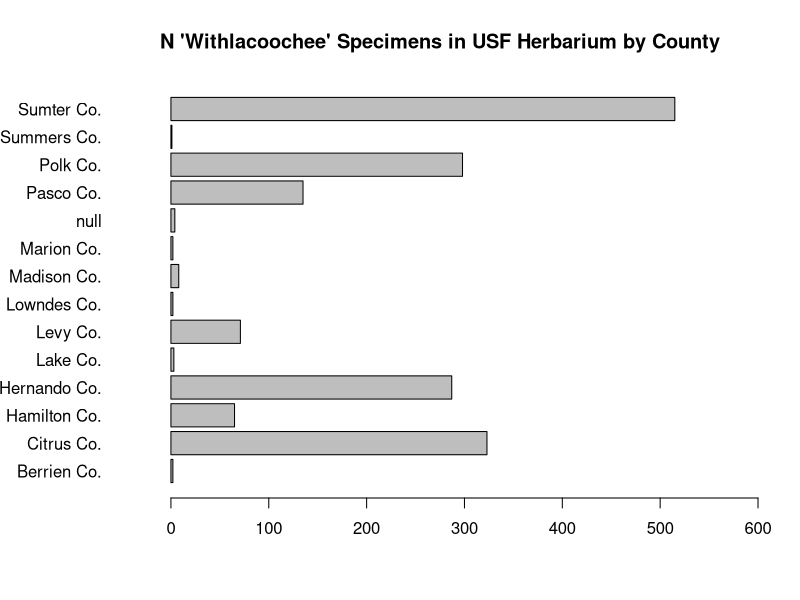
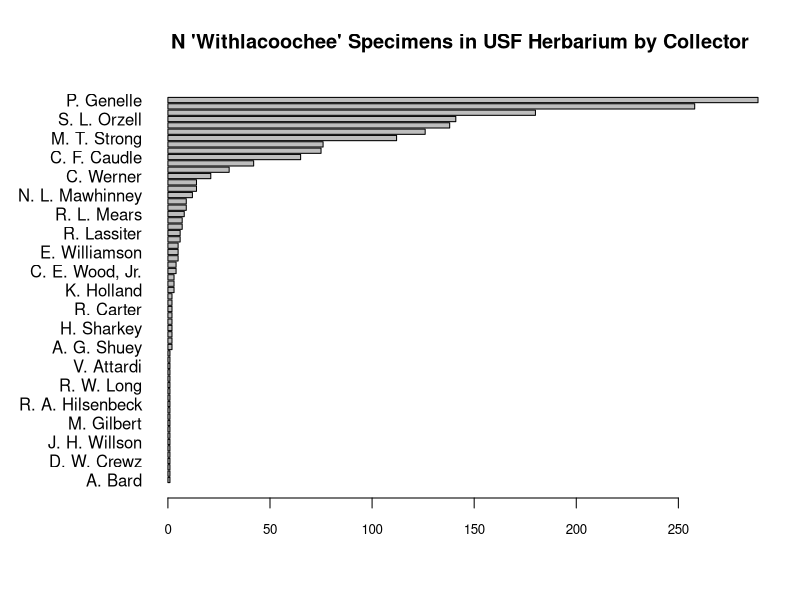
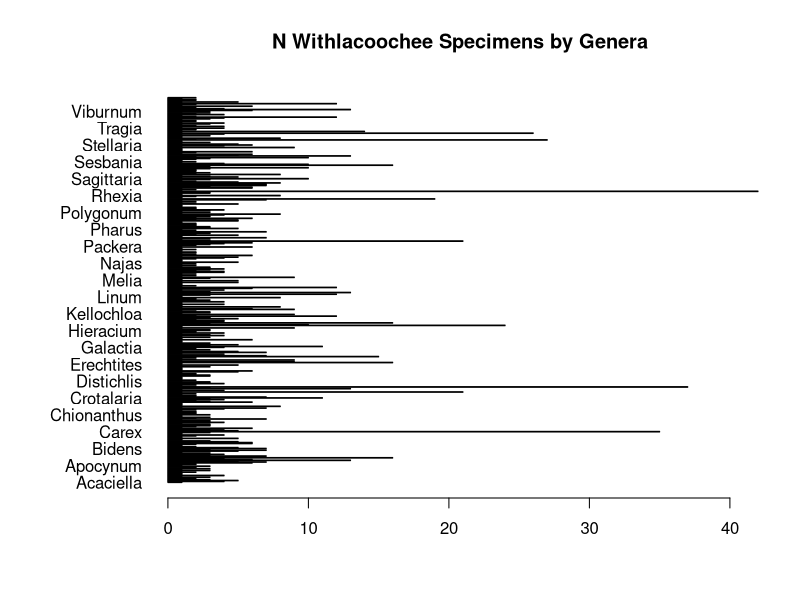
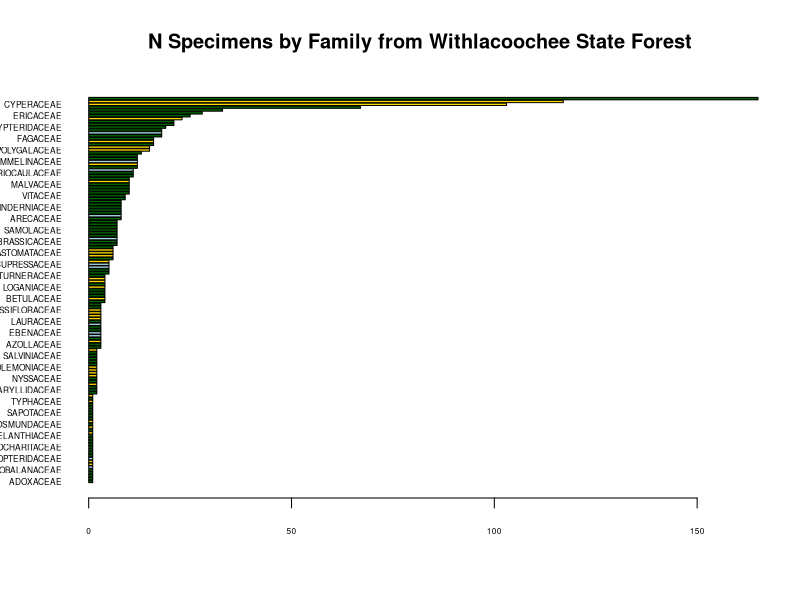
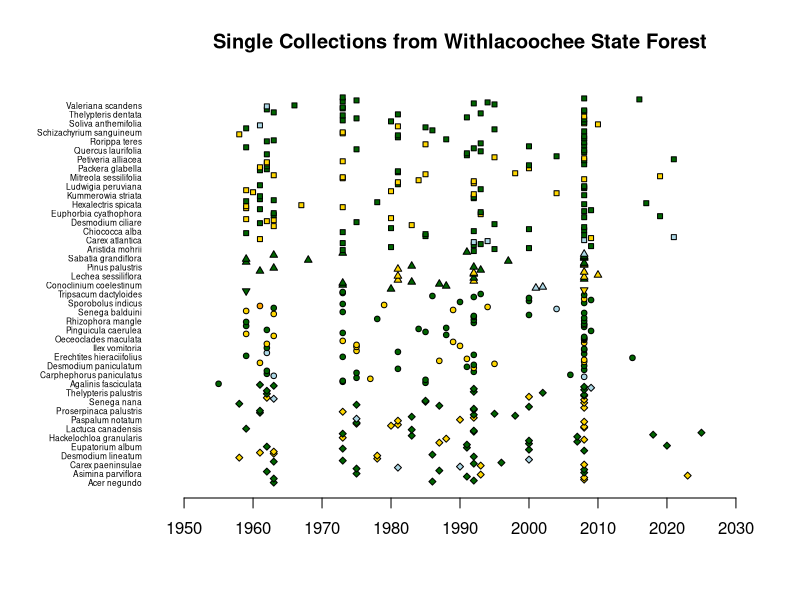
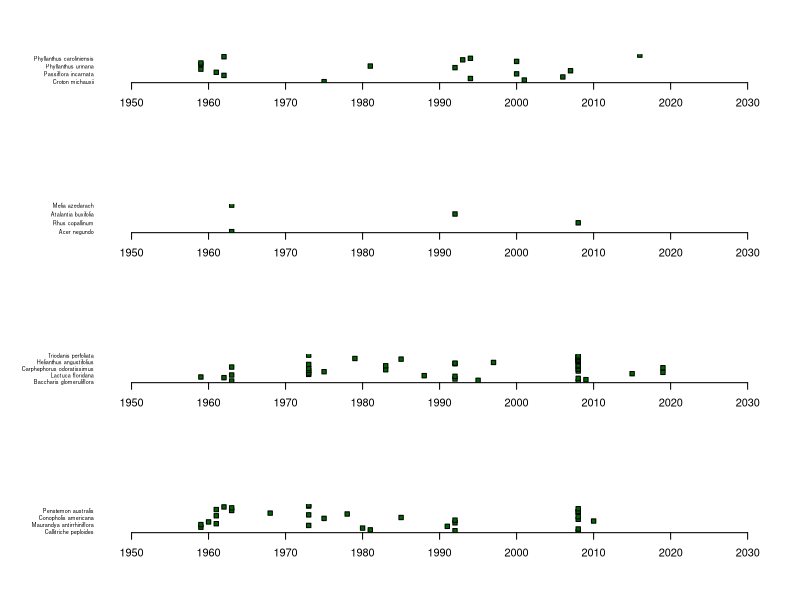
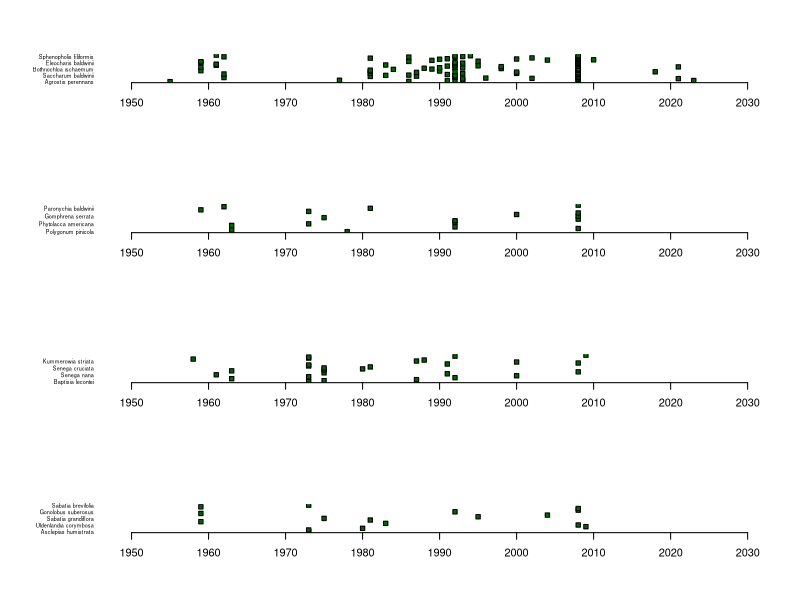
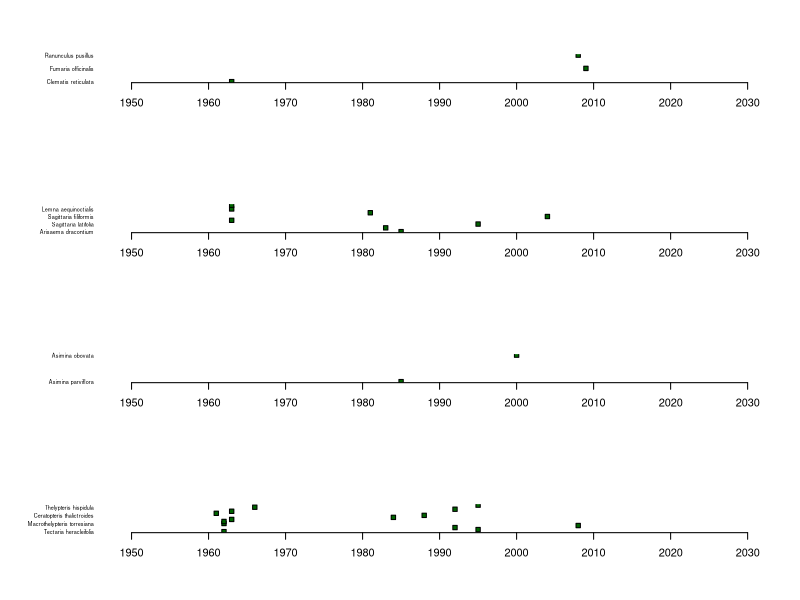

R code for these plots, in order:
###ARCHIVED CODE###

#Withlacoochee Data Exploration

WTL_sp <- read.csv("WTL_specimens.csv", header = TRUE)

par(mar = c(5, 6, 4, 2) + 0.1)

barplot(table(WTL_sp$county), horiz = TRUE, las = 1, xlim = c(-50,600))

title(main = "N 'Withlacoochee' Specimens in USF Herbarium by County")

par(mar = c(5, 4, 4, 2) + 0.1)

collector = table(WTL_sp$collector_Text)

par(mar = c(5, 8, 4, 2) + 0.1)

barplot(collector[order(collector)], horiz = TRUE, las = 1, main = "N 'Withlacoochee' Specimens in USF Herbarium by Collector", cex.axis = 0.8)

par(mar = c(5, 8, 4, 2) + 0.1)

barplot(table(WTL_sp$genus), horiz = TRUE, las = 1, main = "N Withlacoochee Specimens by Genera")

par(mar = c(5, 4, 4, 2) + 0.1)

#Okay, time for some more serious aggregation work. Need Family, Genus, Species, Collector, and Collection Date.

WTL_sp <- read.csv("WTL_specimens.csv", header = TRUE) #Reading "Withlacoochee" as Location
WSF_sp = read.csv("WSF_specimens.csv", header = TRUE) #Reading "Withlacoochee State Forest as Location"

comb_sp = rbind(WTL_sp, WSF_sp)

doubles_check = table(comb_sp$barcode)

cut_list = doubles_check[doubles_check > 1]

for(i in 1:length(cut_list)){
  cut = grep(names(cut_list[i]), comb_sp$barcode)
  #print(paste0("Cutting duplicate specimen ", names(cut_list[i])))
  comb_sp = comb_sp[-c(cut[1], cut[2]),]
  pull = WTL_sp[WTL_sp$barcode == as.numeric(names(cut_list[i])),]
  #print(paste0("Replacing with single instance of ",WTL_sp$genus[WTL_sp$barcode == as.numeric(names(cut_list[i]))], " ", WTL_sp$species[WTL_sp$barcode == as.numeric(names(cut_list[i]))]))
  comb_sp = rbind(comb_sp, pull)
}

#This section pulls info for use later...but what for? ###FLAGGED

WTL_taxa = data.frame(comb_sp$family, comb_sp$genus, comb_sp$species)

WTL_dates = comb_sp$Collection.Date

coll_dates = as.Date(comb_sp$Collection.Date, format = "%m/%d/%Y")
coll_yr = as.Date(coll_dates, format = "%Y")

#We've extracted collection years, going to go back and backfill some of the shitty data.
#Should probably do this after we've got an official export from the database.

genus = WTL_taxa$comb_sp.genus
specs = WTL_taxa$comb_sp.species
epithet = vector("character", length(genus))

for(i in 1:length(epithet)){
  epithet[i] = paste0(genus[i]," ",specs[i])
}

year = format(coll_dates, '%Y')
month = format(coll_dates, '%m')

WTL_data = data.frame(WTL_taxa, epithet, coll_dates, year, month, WTL_sp$LatDecL, WTL_sp$LongDecL, WTL_sp$county, row.names = WTL_sp$barcode)

#Let's winnow data by counties

WTL_data = WTL_data[WTL_data$WTL_sp.county == "Pasco Co." |
                      WTL_data$WTL_sp.county == "Hernando Co." |
                      WTL_data$WTL_sp.county == "Sumter Co." |
                      WTL_data$WTL_sp.county == "Citrus Co." |
                      WTL_data$WTL_sp.county == "Lake Co.", ]

#Okay now we have new cleaner dataframe with better tracking of names, families, dates, and locations.

#Wonder if we can use families to assign some other broader categories. Going to write file and do this manually. <--- Don't be stupid, get it from the atlas.

family_classes = read.csv("Families_index.csv", header = TRUE) #This list has families capitalized, need all caps.

# Source - https://stackoverflow.com/a/16516747
# Posted by juba
# Retrieved 2026-02-08, License - CC BY-SA 3.0

#data.frame(lapply(df, function(v) {
#  if (is.character(v)) return(toupper(v))
#  else return(v)
#}))

WTL_FAMILY = data.frame(sapply(WTL_data$comb_sp.family, function(x){
  if(is.character(x)) return(toupper(x))
  else return(x)
}))

WTL_data$comb_sp.family = WTL_FAMILY #Replace existing family names with caps

colnames(WTL_data[,1]) = "comb_sp.family" #Replace with old name.

Order = vector("character", nrow(WTL_data))
Class = vector("character", nrow(WTL_data))

for(i in 1:length(Order)){
  grab = WTL_data$comb_sp.family[i]
  Order[i] = family_classes$Order[family_classes$Name == grab]
  Class[i] = family_classes$Group.Name[family_classes$Name == grab]
}

WTL_data = cbind(WTL_data, Order, Class)

WTL_orders = unique(WTL_data$Order)
WTL_groups = unique(WTL_data$Class)

groupColors = vector("character", nrow(WTL_data))
groupPalette = c("darkgreen", "gold", "lightblue", "orange")

orderColors = vector("character", nrow(WTL_data))

for(i in 1:length(WTL_groups)){
  groupColors[WTL_data$Class == WTL_groups[i]] = groupPalette[i]
}

#Let's start with collections by family.

familyColors = colorRampPalette(c("darkgreen","gold"))
familyColors = colorRampPalette(c("red", "orange", "yellow", "green", "blue", "purple", "violet"))

family_count = table(WTL_data$comb_sp.family)
barplot(family_count[order(family_count)], 
        horiz = TRUE, 
        las = 1, 
        cex.axis = 0.5, 
        cex = 0.5, 
        width = 25, 
        main = "N Specimens by Family from Withlacoochee State Forest", 
        col = groupColors[order(family_count)])



#Okay what I see here is that we've got some REALLY abundant stuff and a lot of not-so-abundant stuff, typical of biodviersity, no?
#Let's look into what's only been collected once and things collected twice.

species_count = table(WTL_data$epithet)
singletons = species_count[species_count == 1]

single_names = names(singletons)

WTL_singletons = as.data.frame(matrix(nrow = length(single_names), ncol = ncol(WTL_data)))
WTL_srownames = vector("numeric", nrow(WTL_singletons))


for(i in 1:length(single_names)){
  WTL_singletons[i, ] = WTL_data[WTL_data$epithet == single_names[i], ]
  WTL_srownames[i] = row.names(WTL_data[WTL_data$epithet == single_names[i], ])
}

colnames(WTL_singletons) = colnames(WTL_data)
row.names(WTL_singletons) = WTL_srownames

#Create pch differences based on counties.

county_list = unique(WTL_data$WTL_sp.county)
county_symb = vector("numeric", nrow(WTL_singletons))

for(i in 1:length(county_list)){
  county_symb[WTL_singletons$WTL_sp.county == county_list[i]] = i+20
}

set_order = order(WTL_singletons$WTL_sp.county)

WTL_singletons = WTL_singletons[set_order,]

par(mar = c(5, 8, 4, 2) + 0.1)

plot(WTL_singletons$year[set_order], 
     1:length(WTL_singletons$year), 
     axes = FALSE, ann = FALSE, 
     xlim = c(1950,2030),
     pch = county_symb[set_order],
     bg = groupColors[set_order],
     cex = 0.75)

axis(1, at = seq(1950,2030,10))
axis(2, at = c(1:nrow(WTL_singletons)), labels = WTL_singletons$epithet, cex.axis = 0.5, las = 1, tick = FALSE)
title(main = "Single Collections from Withlacoochee State Forest")

par(mar = c(5, 4, 4, 2) + 0.1)

#Buildout for modifying the previous plot. Let's try separating by major groups.

par(mar = c(5, 8, 4, 2) + 0.1, mfrow = c(4,1))

for(i in 1:length(WTL_orders)){
  group_pull = WTL_singletons[WTL_singletons$Order == WTL_orders[i],]
  if(nrow(group_pull) == 0){
  } else {
    plot(group_pull$year,
         1:length(group_pull$year),
         xlim = c(1950,2030),
         axes = FALSE, ann = FALSE,
         pch = 22, 
         bg = "darkgreen")
    
    axis(1, at = seq(1950,2030,10))
    axis(2, at = c(1:nrow(group_pull)), labels = group_pull$epithet, cex.axis = 0.5, las = 1, tick = FALSE)
    
  }
  
}

par(mar = c(5, 4, 4, 2) + 0.1, mfrow = c(1,1))

#Let's subset it by counties and plot it.

par(mfrow = c(1,1))

for(i in 1:length(county_list)){
  par(mar = c(5, 8, 4, 2) + 0.1)
  
  sngbycnty = WTL_singletons[WTL_singletons$WTL_sp.county == county_list[i],]
  grp_col = groupColors[WTL_singletons$WTL_sp.county == county_list[i]]
  
  plot(sngbycnty$year, 
       1:length(sngbycnty$year), 
       axes = FALSE, ann = FALSE, 
       xlim = c(1950,2030),
       pch = 21,
       bg = grp_col,
       cex = 0.75)
  
  axis(1, at = seq(1950,2030,10))
  axis(2, at = c(1:nrow(sngbycnty)), labels = sngbycnty$epithet, cex.axis = 0.5, las = 1, tick = FALSE)
  title(main = paste0("Single Collections from Withlacoochee State Forest: ", county_list[i]))
}

par(mfrow = c(1,1))

#Another basic question - does the number of singletons follow the number of collections in general?

cnty_single = table(WTL_singletons$WTL_sp.county)
cnty_totals = table(WTL_data$WTL_sp.county)

cnty_cmb = rbind(cnty_single, cnty_totals)

barplot(cnty_cmb, horiz = TRUE, las = 1, beside = TRUE, main = "Total N Collected vs. Singletons at WTL")

#You bet your ass they do. Okay, let's break it out by class.

#Let's lose Lake Co., which isn't adding much and makes the next steps harder.

WTL_data = WTL_data[WTL_data$WTL_sp.county != "Lake Co.",]

WTL_classes = unique(WTL_data$Class)

WTL_biclass = sapply(WTL_classes, function(x){
  table(WTL_data$WTL_sp.county[WTL_data$Class == x])
})

WTL_biclass = as.data.frame(WTL_biclass)

barplot(t(WTL_biclass), beside = TRUE, horiz = TRUE, las = 1, main = "N Collected by Class WTL", col = c("gold","darkorange","darkgreen","purple"))
legend(250, 5, WTL_classes, pt.bg = c("gold","darkorange","darkgreen","purple"), pch = c(rep(22, length(WTL_classes))))

#The more species there are, the more are collected. Similar shapes in the barplots point to a shared underlying pattern.

#Think the message here is that you need to compare WTL with county-level data and we need to build this from the ground up in a new document/project.
